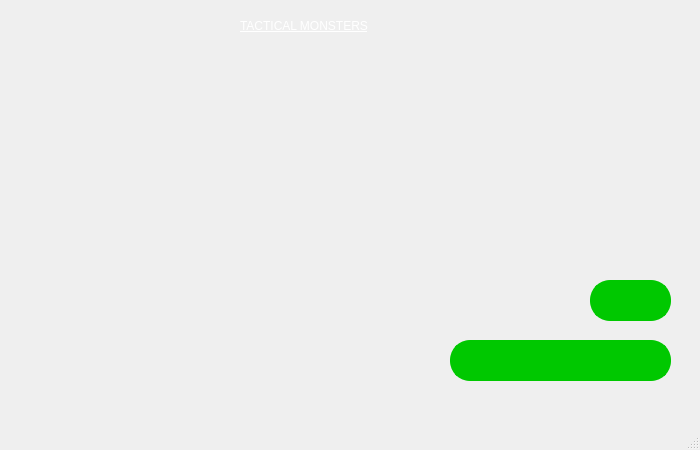
<?xml version="1.0" encoding="UTF-8"?>
<ui version="4.0">
 <class>page2</class>
 <widget class="QMainWindow" name="page2">
  <property name="geometry">
   <rect>
    <x>0</x>
    <y>0</y>
    <width>700</width>
    <height>450</height>
   </rect>
  </property>
  <property name="windowTitle">
   <string>MainWindow</string>
  </property>
  <property name="styleSheet">
   <string notr="true">background-image: url(:/new/prefix1/image2.jpg);

</string>
  </property>
  <widget class="QWidget" name="centralwidget">
   <widget class="QPushButton" name="pushButton">
    <property name="geometry">
     <rect>
      <x>590</x>
      <y>280</y>
      <width>81</width>
      <height>41</height>
     </rect>
    </property>
    <property name="styleSheet">
     <string notr="true">font: 22pt &quot;Aldhabi&quot;;
background-color: rgb(0, 200, 0);
color: rgb(0, 200, 0);
border-radius: 20px;
border: 3px solid rgb(0, 200, 0);

</string>
    </property>
    <property name="text">
     <string>Gallery</string>
    </property>
   </widget>
   <widget class="QPushButton" name="pushButton_2">
    <property name="geometry">
     <rect>
      <x>450</x>
      <y>340</y>
      <width>221</width>
      <height>41</height>
     </rect>
    </property>
    <property name="styleSheet">
     <string notr="true">font: 22pt &quot;Aldhabi&quot;;
background-color: rgb(0, 200, 0);
color: rgb(0, 200, 0);
border-radius: 20px;
border: 3px solid rgb(0, 200, 0);
</string>
    </property>
    <property name="text">
     <string>Start an Async PVP Game</string>
    </property>
   </widget>
   <widget class="QLabel" name="label">
    <property name="geometry">
     <rect>
      <x>240</x>
      <y>0</y>
      <width>221</width>
      <height>51</height>
     </rect>
    </property>
    <property name="whatsThis">
     <string>&lt;html&gt;&lt;head/&gt;&lt;body&gt;&lt;p&gt;KHJGF&lt;/p&gt;&lt;/body&gt;&lt;/html&gt;</string>
    </property>
    <property name="styleSheet">
     <string notr="true">color: rgb(255, 255, 255);
font: 700 16pt &quot;Berlin Sans FB&quot;;
text-decoration: underline;</string>
    </property>
    <property name="text">
     <string>TACTICAL MONSTERS</string>
    </property>
   </widget>
  </widget>
  <widget class="QMenuBar" name="menubar">
   <property name="geometry">
    <rect>
     <x>0</x>
     <y>0</y>
     <width>700</width>
     <height>22</height>
    </rect>
   </property>
  </widget>
  <widget class="QStatusBar" name="statusbar"/>
 </widget>
 <resources/>
 <connections/>
</ui>
